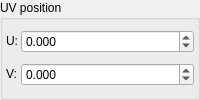
                   <widget class="GroupBox" name="groupBox_22">
                    <property name="enabled">
                     <bool>true</bool>
                    </property>
                    <property name="title">
                     <string>UV position</string>
                    </property>
                    <layout class="QGridLayout" name="gridLayout_27">
                     <property name="leftMargin">
                      <number>3</number>
                     </property>
                     <property name="topMargin">
                      <number>3</number>
                     </property>
                     <property name="rightMargin">
                      <number>3</number>
                     </property>
                     <property name="bottomMargin">
                      <number>3</number>
                     </property>
                     <property name="spacing">
                      <number>3</number>
                     </property>
                     <item row="0" column="0">
                      <widget class="QLabel" name="label_19">
                       <property name="sizePolicy">
                        <sizepolicy hsizetype="Fixed" vsizetype="Fixed">
                         <horstretch>0</horstretch>
                         <verstretch>0</verstretch>
                        </sizepolicy>
                       </property>
                       <property name="text">
                        <string>U:</string>
                       </property>
                      </widget>
                     </item>
                     <item row="0" column="1">
                      <widget class="DoubleSpinBox" name="SplattingPositionU">
                       <property name="decimals">
                        <number>3</number>
                       </property>
                       <property name="minimum">
                        <double>-1.000000000000000</double>
                       </property>
                       <property name="maximum">
                        <double>1.000000000000000</double>
                       </property>
                       <property name="singleStep">
                        <double>0.001000000000000</double>
                       </property>
                      </widget>
                     </item>
                     <item row="1" column="0">
                      <widget class="QLabel" name="label_20">
                       <property name="sizePolicy">
                        <sizepolicy hsizetype="Fixed" vsizetype="Fixed">
                         <horstretch>0</horstretch>
                         <verstretch>0</verstretch>
                        </sizepolicy>
                       </property>
                       <property name="text">
                        <string>V:</string>
                       </property>
                      </widget>
                     </item>
                     <item row="1" column="1">
                      <widget class="DoubleSpinBox" name="SplattingPositionV">
                       <property name="decimals">
                        <number>3</number>
                       </property>
                       <property name="minimum">
                        <double>-1.000000000000000</double>
                       </property>
                       <property name="maximum">
                        <double>1.000000000000000</double>
                       </property>
                       <property name="singleStep">
                        <double>0.001000000000000</double>
                       </property>
                       <property name="value">
                        <double>0.000000000000000</double>
                       </property>
                      </widget>
                     </item>
                    </layout>
                   </widget>
